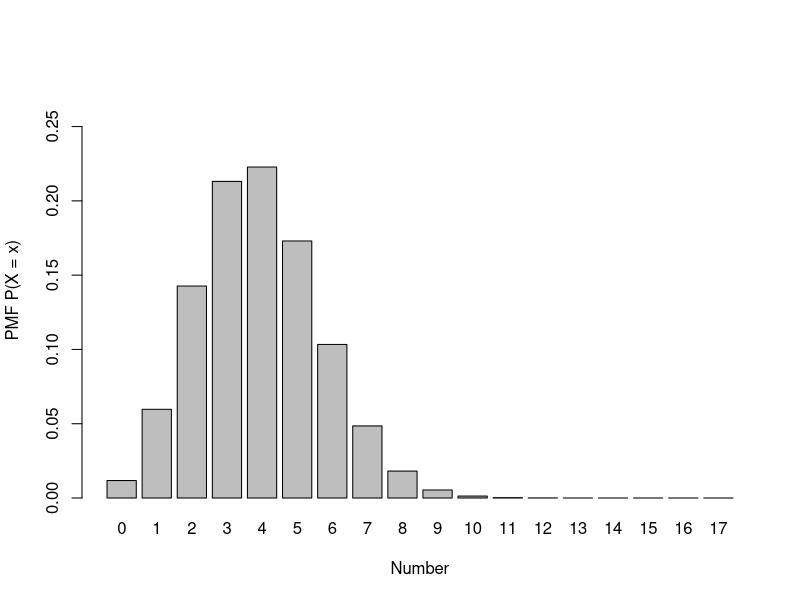

Here is the R script that generated this plot:
##### R Project 3: Binomial Distribution
##### Name: Dylan Smith
##### Version Number: 1



### Part 1
## (C1): Store the size of your distribution

num_of_trials <- 17


## (C2) Store your probability of successes

prob_of_success <- 0.23


## (C3) Create a vector from 0 through the number of Bernoulli Trials of your distribution.

num_of_successes <- c(0:17)


## (C4) Find Binomial Probabilities.

prob_at_a_point <- dbinom(num_of_successes, num_of_trials, prob_of_success)


## (C5) Create a barplot.

barplot(height = prob_at_a_point, xlab = "Number", ylab = "PMF P(X = x)", ylim = c(0, 0.28), names.arg = num_of_successes)


### Part 1 Questions
## (Q6) Describe the barplot.
	# X-value for the highest bar: 4
	# Is the highest bar in the center or somewhat off to the side of the graph?
  # The highest bar is toward the left side of the graph.    

	# Do all of the bars go to the same height, or are they all different?
  # Each of the bars has a different height.

	# Code for calculating P(X <= 5)
  # pbinom(5, num_of_trials, prob_of_success, lower.tail = TRUE)

	# Answer from above code: 0.8230213

	# If you had to shade your barplot from Part 1 corresponding to the calculation you just made, what part(s) of the barplot would be shaded? (You don't actually have to shade your graph, just describe it in words.)
  # The portions of the barplot corresponding to this calculation are bars 0, 1, 2, 3, 4, and 5.





## (Q7) Expected Value of Distribution?
	# Code: sum(num_if_successes * prob_at_a_point)


	# Result from Code: 3.91



## (Q8) Standard Deviation of Distribution?
	# Code: sd(prob_at_a_point)


	# Result from Code: 0.07928726






### Part 2
## (C9) Random Sampling

set.seed(66)
values_from_sample <- rbinom(115, num_of_trials, prob_of_success)

### Part 2 Questions
## (Q10) Mean of random sample?
	# Code: mean(values_from_sample)


	# Result from Code: 3.843478



## (Q11) Standard Deviation of random sample?
	# Code: sd(values_from_sample)


	# Result from Code: 1.699284





### Additional Questions
## (Q12) 
## Compare the expected value from Q7 and the sample mean from Q10.  Are they close in value?
	# Answer: Yes

## Compare the standard deviations from Q8 and Q11.  Are they close in value?
	# Answer: No

## Why do you think the values aren't exactly the same?
	# Answer: They are not exactly the same because we are only randomly selecting 115 different values and if the sample size increased the expected value and standard deviation would get closer together.







## (Q13) Share an example of a real life scenario that uses the Binomial Distribution.
	# Example: Flipping a coin 10 times


	# Explain how your example meets the criteria for a Binomial Distribution
	# Criteria 1: n Bernoulli Trials
	# Criteria 2: each trial is independent
	# Criteria 3: the probability of success is constant
  # There are exactly 10 coin flips.
  # Each coin flip's result is not dependent on any other coin flip's result.
  # The probability of heads or tails on a fair coin is always 0.5.


